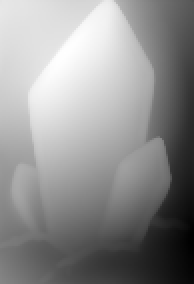
#> input picture Godot/tools/modeles3d/profondeurs/ambre.png, 97 x 142 px (shown 2 times larger)
$ python prep_texture.py profondeurs/ambre.png profondeurs/ancre.png
#> lines starting #> are read from the running program, lines starting #| are printed output that depends on the picture; after the words box and inside, x2 and y2 are one past the last pixel; in counts of white or black regions, pixels touching at a corner belong together
"""Prepare une peinture ComfyUI pour la projection sur le modele 3D.
  python prep_texture.py <peinture.png> <texture.png>
Le fond blanc (relie au bord) est retire, puis le contour brun exterieur (ERODE px) : sur le
modele, il ferait une teinte foncee aux aretes. Les couleurs de la maison debordent ensuite
de BLEED px dans le fond, pour que les petits decalages de projection prennent la bonne teinte.
"""
import sys
from collections import deque
import numpy as np
from PIL import Image

ERODE, BLEED = 7, 48
src, dst = sys.argv[1], sys.argv[2]
arr = np.array(Image.open(src).convert("RGB")).astype(np.float32)
h, w, _ = arr.shape
#> h = 142; w = 97
light = arr.min(axis=2) > 200
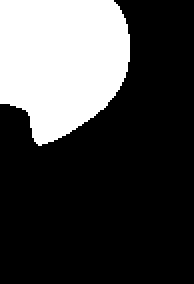
#> light: shape (142, 97) bool (shown 2 times larger); 27.3% white; 1 white region, box (x1, y1, x2, y2) and area: (0, 0, 65, 73) 3763
bg = np.zeros((h, w), bool)
q = deque([(y, x) for y in range(h) for x in (0, w - 1) if light[y, x]] +
          [(y, x) for x in range(w) for y in (0, h - 1) if light[y, x]])
for y, x in q:
    bg[y, x] = True
#> this loop made 109 passes
#> (y, x) on passes 1 to 12: (0, 0), (1, 0), (2, 0), (3, 0), (4, 0), (5, 0), (6, 0), (7, 0), (8, 0), (9, 0), (10, 0), (11, 0)
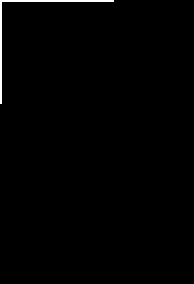
#> bg: shape (142, 97) bool (shown 2 times larger); 0.78% white in thin lines or dots, all inside (x1, y1, x2, y2) = (0, 0, 57, 52)
while q:
    y, x = q.popleft()
    for ny, nx in ((y + 1, x), (y - 1, x), (y, x + 1), (y, x - 1)):
        if 0 <= ny < h and 0 <= nx < w and not bg[ny, nx] and light[ny, nx]:
            bg[ny, nx] = True
            q.append((ny, nx))
#> this loop made 3764 passes


def grow(mask, n):
#> called with n = 7
    for _ in range(n):
        g = mask.copy()
        g[1:] |= mask[:-1]; g[:-1] |= mask[1:]; g[:, 1:] |= mask[:, :-1]; g[:, :-1] |= mask[:, 1:]
        mask = g
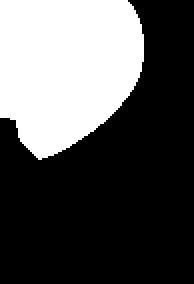
#> g: shape (142, 97) bool (shown 2 times larger); 33.4% white; 1 white region, box (x1, y1, x2, y2) and area: (0, 0, 72, 80) 4602
    return mask


filled = ~grow(bg, ERODE)
#> filled: shape (142, 97) bool; 66.6% white; 1 black region, box (x1, y1, x2, y2) and area: (0, 0, 72, 80) 4602
col = np.where(filled[..., None], arr, 0.0)
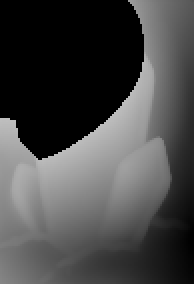
#> col: shape (142, 97, 3) float32 (shown 2 times larger); min 0, max 191, mean 70.6
for _ in range(BLEED):
    acc = np.zeros_like(col)
    cnt = np.zeros((h, w), np.float32)
    for dy, dx in ((1, 0), (-1, 0), (0, 1), (0, -1)):
        acc += np.roll(np.roll(col, dy, 0), dx, 1) * np.roll(np.roll(filled, dy, 0), dx, 1)[..., None]
        cnt += np.roll(np.roll(filled, dy, 0), dx, 1)
    new = (~filled) & (cnt > 0)
    col[new] = acc[new] / cnt[new][:, None]
    filled |= new
#> this loop made 48 passes
#> pass 1, `filled |= new`:
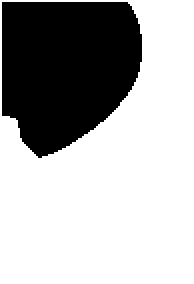
#> filled: shape (142, 97) bool (shown 2 times larger); 68.3% white; 1 black region, box (x1, y1, x2, y2) and area: (1, 1, 71, 79) 4361
#> after the loop:
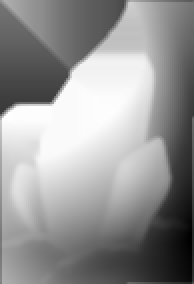
#> acc: shape (142, 97, 3) float32 (shown 2 times larger); min 1, max 764, mean 448; drawn with min black and max white
#> after the loop: cnt: shape (142, 97) float32; every value is 4
#> after the loop:
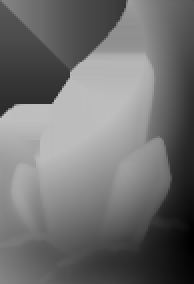
#> col: shape (142, 97, 3) float32 (shown 2 times larger); min 0, max 191, mean 112
#> after the loop: filled: shape (142, 97) bool; every value is 1
col[~filled] = arr[~filled]
Image.fromarray(col.astype(np.uint8)).save(dst)
print("texture:", dst)

$ run again, on Godot/tools/modeles3d/profondeurs/arbre_geant.png
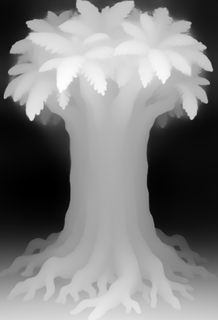
#> input picture Godot/tools/modeles3d/profondeurs/arbre_geant.png, 218 x 320 px
#> `light = arr.min(axis=2) > 200`:
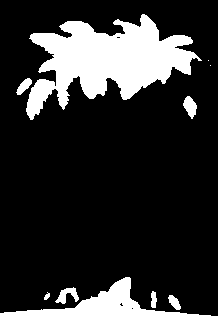
#> light: shape (320, 218) bool; 18.6% white; 10 white regions (2 under 20 px), largest, box (x1, y1, x2, y2) and area: (26, 14, 202, 120) 9081, (0, 277, 218, 320) 3108, (183, 96, 197, 119) 197
#> the loop `for y, x in q:` made 229 passes
#> (y, x) on passes 1 to 3: (313, 0), (314, 0), (315, 0)
#> the loop `while q:` made 3110 passes
#> after the loop `for _ in range(BLEED):`:
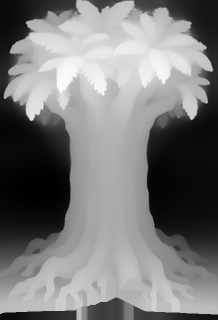
#> col: shape (320, 218, 3) float32; min 0, max 255, mean 122.2

$ run again, on Godot/tools/modeles3d/profondeurs/banc.png
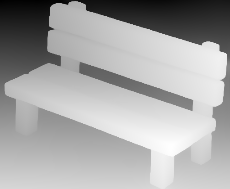
#> input picture Godot/tools/modeles3d/profondeurs/banc.png, 230 x 189 px
#> light: shape (189, 230) bool; 38.1% white; 1 white region, box (x1, y1, x2, y2) and area: (0, 24, 230, 189) 16562
#> the loop `for y, x in q:` made 259 passes
#> (y, x) on passes 1 to 3: (173, 0), (174, 0), (175, 0)
#> the loop `while q:` made 16564 passes
#> `col[~filled] = arr[~filled]`:
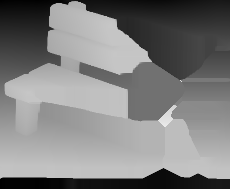
#> col: shape (189, 230, 3) float32; min 0, max 234, mean 126.6
